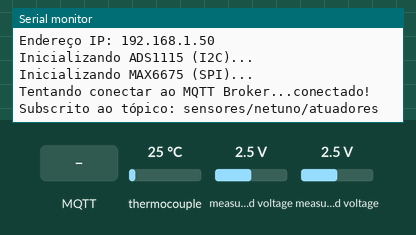
The sketch below on a simulated ESP32. Shown: the last lines printed to the serial monitor. Inputs (shaded band) come from the test bench; at power-on: thermocouple 25 °C, measured voltage 2.5 V. WiFi joins after 1.5 s; servers stay silent unless stated; no MQTT or app messages arrive unless stated.

Above: at 3.2 s.
3.3 s: MQTT message "1" arrives on the first subscribed topic
At 4.5 s:
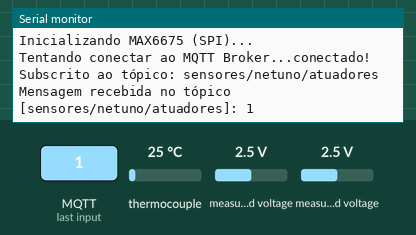
6.5 s: MQTT message "on" arrives on the first subscribed topic
At 6.9 s:
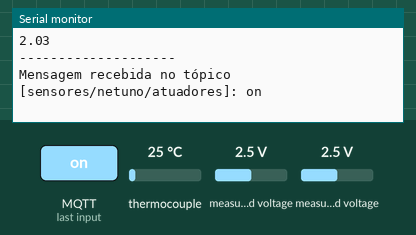
8.0 s: MQTT message "off" arrives on the first subscribed topic
At 9.2 s:
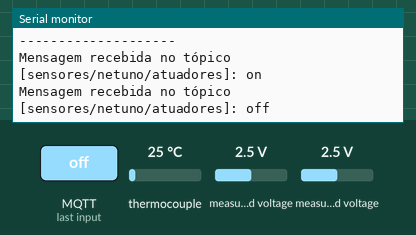
9.5 s: thermocouple set to 6 °C
At 10.4 s:
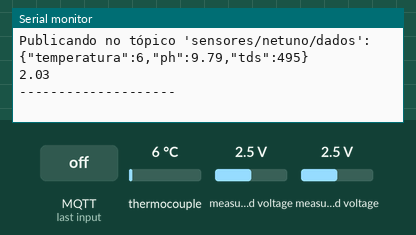

Measured:
- after the input at 3.3 s, the serial monitor: prints a new line at once (image 1)
- after the input at 6.5 s, the serial monitor: prints a new line at once (image 2)
- after the input at 8.0 s, the serial monitor: prints a new line at once (image 3)
- after the input at 9.5 s, the serial monitor: prints a new line after 0.52 s (image 4)

The sketch:

Netuno.ino
```cpp
/*
 * ============================================================================
 * PROJETO: NETUNO — SISTEMA DE MONITORAMENTO DA QUALIDADE DA ÁGUA
 * PLATAFORMA: ESP32
 * ============================================================================
 *
 * DESCRIÇÃO
 * Firmware destinado à aquisição, ao processamento e à transmissão de
 * parâmetros físico-químicos da água. O sistema utiliza um ESP32 para
 * realizar a leitura de temperatura, pH e sólidos dissolvidos totais (TDS),
 * organizando os resultados em mensagens JSON e transmitindo-os por MQTT.
 *
 * PLATAFORMA E COMPONENTES DECLARADOS
 * - Microcontrolador ESP32
 * - Módulo MAX6675 e termopar para medição de temperatura
 * - Conversor analógico-digital ADS1115 para leitura de pH e TDS
 * - Comunicação Wi-Fi para conexão à rede
 * - Comunicação MQTT para transmissão e recebimento de mensagens
 * - Cliente Wi-Fi Secure para transporte com TLS
 *
 * MAPEAMENTO DE CONEXÕES
 * MAX6675:
 * - SO: 19
 * - CS: 5
 * - SCK: 18
 *
 * ADS1115:
 * - Canal 0: sinal analógico do sensor de pH
 * - Canal 1: sinal analógico do sensor de TDS
 * - Comunicação com o ESP32 pelo barramento I2C
 *
 * ORGANIZAÇÃO DO PROGRAMA
 * 1. Bibliotecas e configurações de comunicação
 * 2. Instâncias dos clientes Wi-Fi e MQTT
 * 3. Configuração dos sensores e parâmetros de calibração
 * 4. Variáveis de controle de tempo
 * 5. Callback para recebimento de mensagens MQTT
 * 6. Funções de conexão Wi-Fi e MQTT
 * 7. Inicialização do sistema (setup)
 * 8. Aquisição, processamento e publicação dos dados (loop)
 *
 * AQUISIÇÃO E PROCESSAMENTO
 * O MAX6675 fornece a leitura de temperatura em graus Celsius. O ADS1115
 * realiza a conversão dos sinais analógicos associados aos sensores de pH
 * e TDS. O firmware converte os valores digitais em tensão e aplica as
 * fórmulas de calibração e compensação definidas no código.
 *
 * COMUNICAÇÃO MQTT
 * O dispositivo publica os dados no tópico:
 * sensores/netuno/dados
 *
 * Também realiza a inscrição no tópico:
 * sensores/netuno/atuadores
 *
 * Os dados dos sensores são organizados em JSON, contendo os campos
 * temperatura, ph e tds. O recebimento de mensagens é implementado por
 * callback, mas a lógica de acionamento dos atuadores permanece comentada.
 *
 * PARÂMETROS DE CALIBRAÇÃO
 * - pH 7: 2,50 V
 * - pH 4: 3,00 V
 * - EC_REF: 500,0
 * - V_REF_CAL: 2,5 V
 *
 * PERIODICIDADE
 * A publicação dos dados é realizada em intervalos de 5.000 ms (5 segundos),
 * conforme definido pela variável interval.
 *
 * SEGURANÇA E COMUNICAÇÃO
 * A conexão MQTT utiliza WiFiClientSecure na porta 8883. Entretanto,
 * setInsecure() desativa a validação do certificado do servidor. Portanto,
 * esta implementação não valida a identidade do broker por certificado.
 *
 * OBSERVAÇÕES TÉCNICAS
 * - A conversão do ADS1115 deve ser compatibilizada com o ganho configurado.
 * - Os cálculos de pH e TDS dependem da calibração dos circuitos e sensores.
 * - A fórmula de TDS requer tratamento para tensão igual a zero.
 * - A leitura de temperatura deve ser validada antes de sua utilização.
 * - As rotinas de conexão Wi-Fi e MQTT utilizam laços bloqueantes.
 * - O código documentado não representa, por si só, validação experimental.
 *
 * ============================================================================
 */


// ============================================================================
// 1. BIBLIOTECAS E CONFIGURAÇÕES DE COMUNICAÇÃO
// ============================================================================
// Bibliotecas para comunicação Wi-Fi, I2C, MQTT e TLS, além da aquisição
// de temperatura pelo MAX6675, leitura analógica pelo ADS1115 e manipulação
// de dados no formato JSON.

#include <WiFi.h>
#include <Wire.h>
#include <Adafruit_ADS1X15.h>
#include <max6675.h>
#include <WiFiClientSecure.h>
#include <PubSubClient.h>
#include <ArduinoJson.h>


// ============================================================================
// 2. CONFIGURAÇÕES DE REDE E MQTT
// ============================================================================
// Parâmetros utilizados para conexão à rede Wi-Fi e ao broker MQTT.
// As credenciais devem ser configuradas localmente e não devem ser
// disponibilizadas em repositórios públicos.

// Configuração da rede Wi-Fi
const char* ssid = "SEU_SSID";
const char* password = "SUA_SENHA_WIFI";

// Configuração do broker MQTT
const char* mqtt_server = "ENDERECO_DO_BROKER";
const int mqtt_port = 8883;
const char* mqtt_user = "USUARIO_MQTT";
const char* mqtt_pass = "SENHA_MQTT";

// Tópicos MQTT
const char* mqtt_topic_publish = "sensores/netuno/dados";
const char* mqtt_topic_subscribe = "sensores/netuno/atuadores";

// Identificação exclusiva do cliente MQTT
const char* clientID = "NETUNO_SEGURO";


// ============================================================================
// 3. INSTÂNCIAS DOS CLIENTES DE COMUNICAÇÃO
// ============================================================================
// WiFiClientSecure fornece o transporte de rede utilizado pelo cliente MQTT.
// PubSubClient implementa a comunicação por publicação e assinatura.

WiFiClientSecure espClientSecure;
PubSubClient client(espClientSecure);


// ============================================================================
// 4. CONFIGURAÇÃO DOS SENSORES E MAPEAMENTO DE CONEXÕES
// ============================================================================
// MAX6675: leitura de temperatura por termopar, utilizando os pinos
// SO=19, CS=5 e SCK=18.
// ADS1115: conversão dos sinais analógicos dos sensores de pH e TDS,
// utilizando os canais 0 e 1, respectivamente.

// Configuração do MAX6675
int soPin = 19;
int csPin = 5;
int sckPin = 18;

MAX6675 thermocouple(sckPin, csPin, soPin);

// Configuração do ADS1115
Adafruit_ADS1115 ads;

#define PH_ADC_CHANNEL 0
#define TDS_ADC_CHANNEL 1

// Parâmetros utilizados na conversão analógico-digital
#define ADS_VREF 5.00
#define ADS_MAX_VALUE 32767.0


// ============================================================================
// 5. VARIÁVEIS E CONSTANTES DE CALIBRAÇÃO
// ============================================================================
// Parâmetros utilizados na conversão das tensões obtidas pelos sensores
// em valores estimados de pH e TDS. Os valores correspondem à calibração
// definida na implementação e devem ser validados experimentalmente.

// Referências de tensão para calibração do pH
const float voltageAt7_pH = 2.50;
const float voltageAt4_pH = 3.00;

// Inclinação da relação linear entre tensão e pH
const float slope_pH =
    (voltageAt4_pH - voltageAt7_pH) / (4.0 - 7.0);

// Constantes utilizadas no cálculo de TDS
const float EC_REF = 500.0;
const float V_REF_CAL = 2.5;


// ============================================================================
// 6. VARIÁVEIS DE CONTROLE DE TEMPO
// ============================================================================
// Controle da periodicidade de aquisição e publicação dos dados.
// A variável lastMsg armazena o instante da última execução da rotina,
// enquanto interval define o intervalo entre as publicações.

long lastMsg = 0;

// Intervalo de publicação: 5.000 milissegundos (5 segundos)
long interval = 5000;


// ============================================================================
// 7. CALLBACK DE RECEBIMENTO DE MENSAGENS MQTT
// ============================================================================
// callback() processa as mensagens recebidas no tópico inscrito pelo cliente.
// O conteúdo recebido é convertido em String e apresentado no monitor serial.
// A lógica de acionamento dos atuadores permanece comentada nesta versão.

void callback(char* topic, byte* payload, unsigned int length) {

  Serial.print("Mensagem recebida no tópico [");
  Serial.print(topic);
  Serial.print("]: ");

  // Conversão do payload recebido para String
  String message;

  for (int i = 0; i < length; i++) {
    message += (char)payload[i];
  }

  Serial.println(message);

  // LÓGICA DE ACIONAMENTO DOS ATUADORES
  // O trecho abaixo representa um exemplo de controle de bomba,
  // mas não está ativo na implementação atual.

  /*
  if (message == "LIGAR_BOMBA") {
    digitalWrite(PINO_RELE_BOMBA, HIGH);
    Serial.println("Bomba ligada!");
  } else if (message == "DESLIGAR_BOMBA") {
    digitalWrite(PINO_RELE_BOMBA, LOW);
    Serial.println("Bomba desligada!");
  }
  */
}


// ============================================================================
// 8. CONEXÃO À REDE WI-FI
// ============================================================================
// setup_wifi() inicia a conexão com a rede configurada e aguarda até que
// o ESP32 obtenha conexão. Ao final, apresenta o endereço IP atribuído.
// A rotina utiliza espera bloqueante enquanto a conexão não é estabelecida.

void setup_wifi() {

  delay(10);

  Serial.println();
  Serial.print("Conectando a ");
  Serial.println(ssid);

  // Inicia a conexão Wi-Fi
  WiFi.begin(ssid, password);

  // Aguarda o estabelecimento da conexão
  while (WiFi.status() != WL_CONNECTED) {
    delay(500);
    Serial.print(".");
  }

  Serial.println("");
  Serial.println("WiFi conectado!");

  // Exibe o endereço IP atribuído ao ESP32
  Serial.print("Endereço IP: ");
  Serial.println(WiFi.localIP());
}


// ============================================================================
// 9. CONEXÃO E RECONEXÃO COM O BROKER MQTT
// ============================================================================
// reconnect_mqtt() tenta restabelecer a conexão com o broker enquanto
// o cliente estiver desconectado. Após uma conexão bem-sucedida, realiza
// a inscrição no tópico destinado às mensagens dos atuadores.
// Em caso de falha, apresenta o código de estado e aguarda cinco segundos
// antes de realizar uma nova tentativa.

void reconnect_mqtt() {

  while (!client.connected()) {

    Serial.print("Tentando conectar ao MQTT Broker...");

    // Autenticação e conexão com o broker
    if (client.connect(clientID, mqtt_user, mqtt_pass)) {

      Serial.println("conectado!");

      // Inscrição no tópico de comunicação dos atuadores
      client.subscribe(mqtt_topic_subscribe);

      Serial.print("Subscrito ao tópico: ");
      Serial.println(mqtt_topic_subscribe);

    } else {

      Serial.print("falhou, rc=");
      Serial.print(client.state());

      Serial.println(" tentando novamente em 5 segundos");

      delay(5000);
    }
  }
}


// ============================================================================
// 10. INICIALIZAÇÃO DO SISTEMA
// ============================================================================
// setup() configura a comunicação serial, estabelece a conexão Wi-Fi,
// configura o cliente MQTT e inicializa o conversor ADS1115.
// Também define a função de callback responsável pelo recebimento
// de mensagens MQTT e prepara o módulo MAX6675.

void setup() {

  // Inicialização da comunicação serial
  Serial.begin(115200);

  // Conexão à rede Wi-Fi
  setup_wifi();

  // Configuração do cliente TLS.
  // setInsecure() desativa a validação do certificado do servidor.
  // Para implantação com validação de identidade, recomenda-se setCACert().
  espClientSecure.setInsecure();

  // Configuração do broker MQTT
  client.setServer(mqtt_server, mqtt_port);

  // Registro da função de recebimento de mensagens
  client.setCallback(callback);

  // Inicialização do conversor ADS1115
  Serial.println("Inicializando ADS1115 (I2C)...");

  if (!ads.begin()) {

    Serial.println("Falha ao encontrar o ADS1115! Verifique as conexões.");

    // Interrompe a execução caso o conversor não seja encontrado
    while (1);
  }

  // Preparação do módulo MAX6675
  Serial.println("Inicializando MAX6675 (SPI)...");

  delay(500);
}


// ============================================================================
// 11. LOOP PRINCIPAL: AQUISIÇÃO, PROCESSAMENTO E TRANSMISSÃO
// ============================================================================
// loop() mantém a comunicação MQTT ativa e executa periodicamente a rotina
// de aquisição dos sensores. Os valores obtidos são convertidos, processados,
// organizados em JSON e publicados no tópico destinado aos dados do Netuno.

void loop() {

  // Verifica a conexão MQTT e executa a reconexão quando necessário
  if (!client.connected()) {
    reconnect_mqtt();
  }

  // Mantém a comunicação MQTT ativa e processa mensagens recebidas
  client.loop();

  // Controle do intervalo de publicação
  long now = millis();

  if (now - lastMsg > interval) {

    lastMsg = now;


    // ========================================================================
    // 12. AQUISIÇÃO DOS DADOS DOS SENSORES
    // ========================================================================
    // Leitura da temperatura pelo MAX6675 e aquisição dos sinais analógicos
    // de pH e TDS pelos canais definidos no conversor ADS1115.

    // Temperatura em graus Celsius
    double tempC = thermocouple.readCelsius();

    // Leitura analógica do sensor de pH
    int16_t adcValue_pH = ads.readADC_SingleEnded(PH_ADC_CHANNEL);

    // Conversão da leitura digital em tensão
    float voltage_pH =
        (float)adcValue_pH * ADS_VREF / ADS_MAX_VALUE;


    // ========================================================================
    // 13. CÁLCULO DO pH
    // ========================================================================
    // Conversão da tensão obtida pelo ADS1115 em valor estimado de pH,
    // utilizando a relação linear estabelecida pelos pontos de calibração.

    float phValue =
        7.0 + ((voltage_pH - voltageAt7_pH) / slope_pH);


    // ========================================================================
    // 14. LEITURA E PROCESSAMENTO DO TDS
    // ========================================================================
    // Aquisição do sinal analógico do sensor de TDS, conversão para tensão
    // e aplicação do fator de compensação de temperatura.
    // O valor final é estimado a partir da constante de referência EC_REF.

    // Leitura analógica do sensor de TDS
    int16_t adcValue_TDS =
        ads.readADC_SingleEnded(TDS_ADC_CHANNEL);

    // Conversão da leitura digital em tensão
    float voltage_TDS =
        (float)adcValue_TDS * ADS_VREF / ADS_MAX_VALUE;

    // Fator de compensação de temperatura
    float temp_compensated_factor =
        1.0 + 0.02 * (tempC - 25.0);

    // Cálculo da condutividade elétrica compensada
    float EC_compensated =
        (V_REF_CAL * EC_REF) / voltage_TDS / temp_compensated_factor;

    // Estimativa do valor de TDS
    float tdsValue = EC_compensated / 2.0;


    // ========================================================================
    // 15. ORGANIZAÇÃO DOS DADOS EM JSON
    // ========================================================================
    // Criação de um documento JSON contendo os valores de temperatura,
    // pH e TDS. Os valores de temperatura e pH são convertidos para
    // duas casas decimais por truncamento; o TDS é convertido para inteiro.

    StaticJsonDocument<256> doc;

    // Inserção dos parâmetros no documento JSON
    doc["temperatura"] = float(int(tempC * 100)) / 100;
    doc["ph"] = float(int(phValue * 100)) / 100;
    doc["tds"] = int(tdsValue);


    // ========================================================================
    // 16. SERIALIZAÇÃO E EXIBIÇÃO DOS DADOS
    // ========================================================================
    // Conversão do documento JSON para uma sequência de caracteres,
    // armazenada em um buffer para posterior publicação MQTT.

    char output[256];

    serializeJson(doc, output);

    // Exibição das informações no monitor serial
    Serial.print("Publicando no tópico '");
    Serial.print(mqtt_topic_publish);
    Serial.print("': ");

    Serial.println(output);

    // Exibe a tensão obtida na leitura do sensor de pH
    Serial.println(voltage_pH);


    // ========================================================================
    // 17. PUBLICAÇÃO DOS DADOS NO MQTT
    // ========================================================================
    // Envia o documento JSON serializado ao broker MQTT, utilizando
    // o tópico definido para publicação dos dados dos sensores.

    client.publish(mqtt_topic_publish, output);

    Serial.println("--------------------");
  }
}


// ============================================================================
// FIM DO FIRMWARE — NETUNO
// ============================================================================
```
